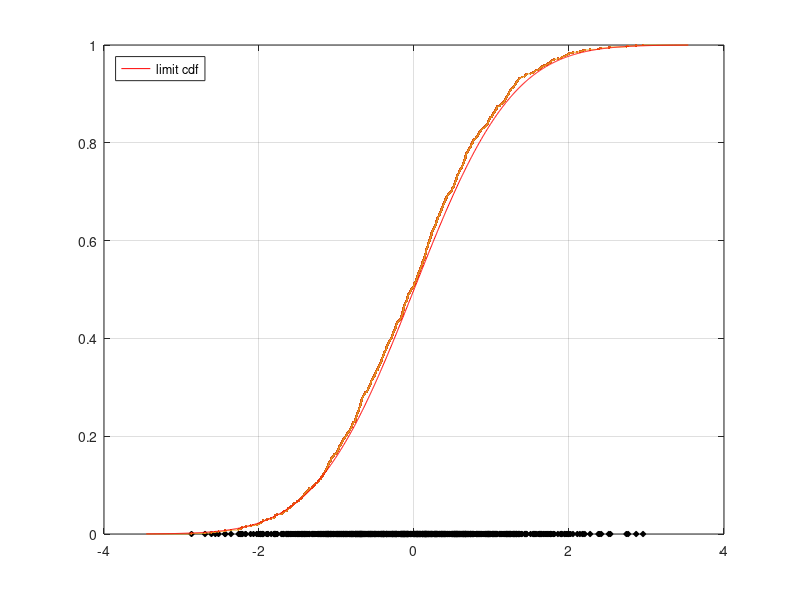
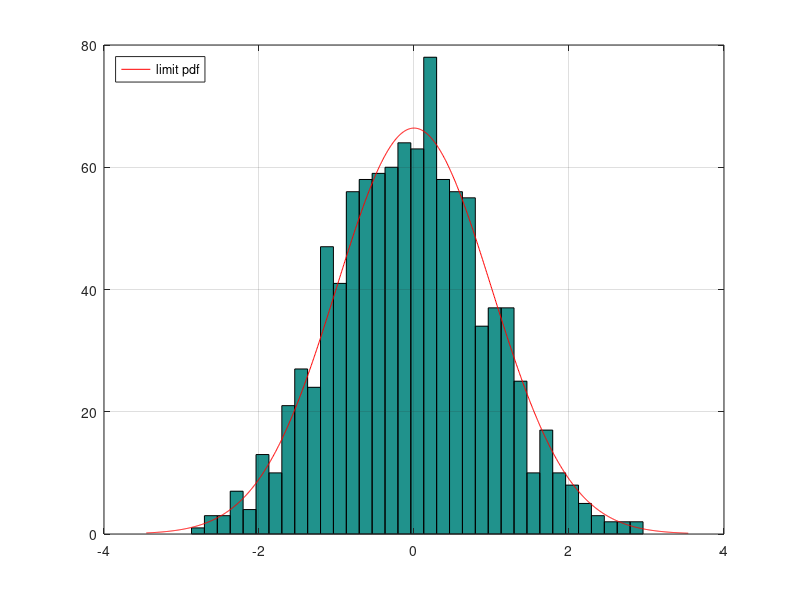
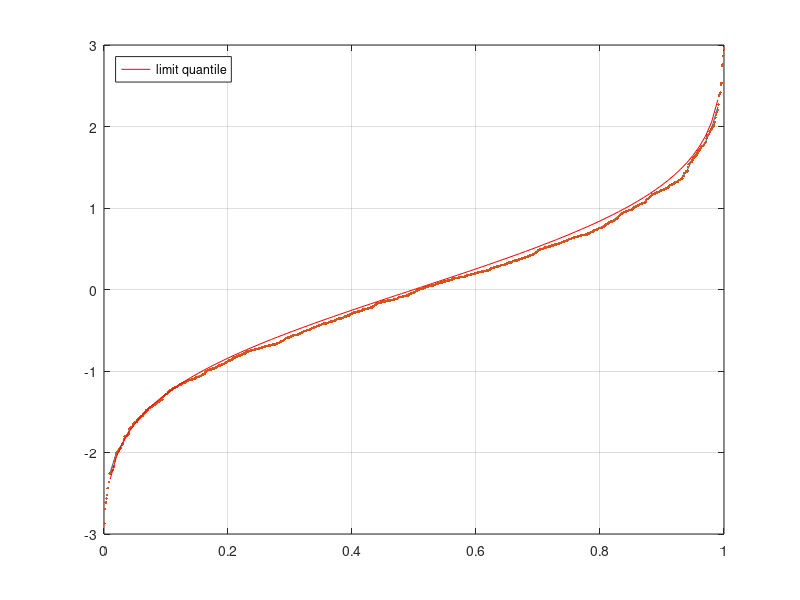

These figures' MATLAB source, in order:
% this script shows how the empirical distribution converges to the tre
% distribution as the number of simulations/observations increases (Glivenko-Cantelli)
% see "Risk and Asset Allocation"-Springer (2005), by A. Meucci
% see also the technical appendices at symmys.com>book>downloads


%%%%%%%%%%%%%%%%%%%%%%%%%%%%%%%%%%%%%%%%%%%%%%%%%%%%%%%%%%%%%%%%%%%%%%%%%%%%%%%%%%%%%%%%%%%%%%%%%%%%%%%%%%%%%%%%%%
% clean up workspace
clear; close all;  clc; 

%%%%%%%%%%%%%%%%%%%%%%%%%%%%%%%%%%%%%%%%%%%%%%%%%%%%%%%%%%%%%%%%%%%%%%%%%%%%%%%%%%%%%%%%%%%%%%%%%%%%%%%%%%%%%%%%%%
% generate i.i.d. data (e.g. normal)
T=1000; % length of sample
mu=0;
sigma=1;
X=normrnd(mu,sigma,T,1);
figure  
h=plot(X,0*X,'d'); % plot realized values
set(h,'MarkerSize',4,'MarkerFaceColor','k','MarkerEdgeColor','k')
grid on
%%%%%%%%%%%%%%%%%%%%%%%%%%%%%%%%%%%%%%%%%%%%%%%%%%%%%%%%%%%%%%%%%%%%%%%%%%%%%%%%%%%%%%%%%%%%%%%%%%%%%%%%%%%%%%%%%%

%%%%%%%%%%%%%%%%%%%%%%%%%%%%%%%%%%%%%%%%%%%%%%%%%%%%%%%%%%%%%%%%%%%%%%%%%%%%%%%%%%%%%%%%%%%%%%%%%%%%%%%%%%%%%%%%%%
% cdf
%%%%%%%%%%%%%%%%%%%%%%%%%%%%%%%%%%%%%%%%%%%%%%%%%%%%%%%%%%%%%%%%%%%%%%%%%%%%%%%%%%%%%%%%%%%%%%%%%%%%%%%%%%%%%%%%%%
% compute empirical cdf at realized values
xx=sort(X);     % (check that setting T in the denominator yields 
FF=[1:T]/(T);   % the built-in function "ecdf")
% plot
hold on 
h=plot(xx,FF,'.'); % plot empirical cdf

% compute empirical cdf at pre-specified values
Refine_Range=1000;
m=min(X);
M=max(X);
Delta=(M-m)/(Refine_Range-1);
x=[m-.1*Refine_Range*Delta : Delta : M+.1*Refine_Range*Delta]; % pre-specified values
F=0*x;
for j=1:length(x)
   AreLess=0+(X<=x(j)); % vector of logical values: =1 when condition in () is satisfied, else =0.
                        % Adding 0+ converts logical variables to numbers
   Count=sum(AreLess);
   F(j)=Count/T;
end
% plot
hold on   % plot empirical cdf at realized values
h=plot(x,F);

% compute true limit cdf at realized values
F_limit=normcdf(x,mu,sigma);
% plot
hold on 
h=plot(x,F_limit,'r');
legend(h,'limit cdf','location','northwest')

%%%%%%%%%%%%%%%%%%%%%%%%%%%%%%%%%%%%%%%%%%%%%%%%%%%%%%%%%%%%%%%%%%%%%%%%%%%%%%%%%%%%%%%%%%%%%%%%%%%%%%%%%%%%%%%%%%
% pdf
%%%%%%%%%%%%%%%%%%%%%%%%%%%%%%%%%%%%%%%%%%%%%%%%%%%%%%%%%%%%%%%%%%%%%%%%%%%%%%%%%%%%%%%%%%%%%%%%%%%%%%%%%%%%%%%%%%
% plot histogram
figure
NumBins=round(5*log(T));
[n,Ds]=hist(X,NumBins); % compute bin width
hist(X,NumBins) % plot histogram

% plot (rescaled) limit pdf
f_limit=normpdf(x,mu,sigma);
D=Ds(2)-Ds(1);
hold on
h=plot(x,T*D*f_limit,'r');
grid on
legend(h,'limit pdf','location','northwest')

%%%%%%%%%%%%%%%%%%%%%%%%%%%%%%%%%%%%%%%%%%%%%%%%%%%%%%%%%%%%%%%%%%%%%%%%%%%%%%%%%%%%%%%%%%%%%%%%%%%%%%%%%%%%%%%%%%
% quantile
%%%%%%%%%%%%%%%%%%%%%%%%%%%%%%%%%%%%%%%%%%%%%%%%%%%%%%%%%%%%%%%%%%%%%%%%%%%%%%%%%%%%%%%%%%%%%%%%%%%%%%%%%%%%%%%%%%
% compute empirical quantile at pre-specified values 
u=[.01 : .01 : .99];  % range of quantiles (values between zero and one)
Q=prctile(X,u*100);

% plot
figure 
plot(u,Q);
grid on
% plot inverse (tranpose) of empirical cdf
hold on 
plot(FF,xx,'.');
grid on

% compute true limit quantile 
Q_limit=norminv(u,mu,sigma);
% plot
hold on 
h=plot(u,Q_limit,'r');
legend(h,'limit quantile','location','northwest')
